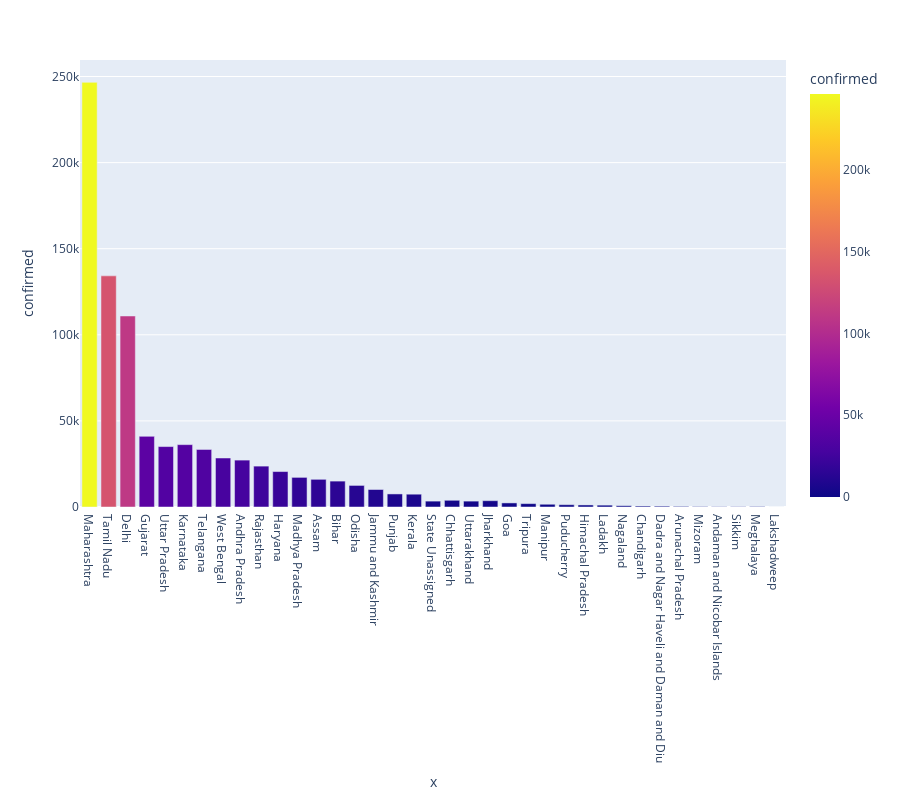

Notebook code for this chart:
### Markdown cell above
# Bargraph using Plotly

### Code cell
import plotly.express as px
figure=px.bar(df_india,x=df_india.index,height=800,width=900,y='confirmed',color='confirmed')
figure.show()

### Figure 1 — Plotly figure (JSON) as saved in the notebook; plotly's stock layout.template omitted (floating-point values rounded to 4 significant figures)
{"data": [{"alignmentgroup": "True", "hovertemplate": "x=%{x}<br>confirmed=%{marker.color}<extra></extra>", "legendgroup": "", "marker": {"color": [246600, 134226, 110921, 41027, 35092, 36216, 33402, 28453, 27235, 23748, 20582, 17201, 16072, 15039, 12526, 10156, 7587, 7439, 3416, 3897, 3417, 3663, 2368, 1962, 1593, 1336, 1182, 1077, 748, 549, 482, 341, 227, 156, 160, 262, 0], "coloraxis": "coloraxis"}, "name": "", "offsetgroup": "", "orientation": "v", "showlegend": false, "textposition": "auto", "type": "bar", "x": ["Maharashtra", "Tamil Nadu", "Delhi", "Gujarat", "Uttar Pradesh", "Karnataka", "Telangana", "West Bengal", "Andhra Pradesh", "Rajasthan", "Haryana", "Madhya Pradesh", "Assam", "Bihar", "Odisha", "Jammu and Kashmir", "Punjab", "Kerala", "State Unassigned", "Chhattisgarh", "Uttarakhand", "Jharkhand", "Goa", "Tripura", "Manipur", "Puducherry", "Himachal Pradesh", "Ladakh", "Nagaland", "Chandigarh", "Dadra and Nagar Haveli and Daman and Diu", "Arunachal Pradesh", "Mizoram", "Andaman and Nicobar Islands", "Sikkim", "Meghalaya", "Lakshadweep"], "xaxis": "x", "y": [246600, 134226, 110921, 41027, 35092, 36216, 33402, 28453, 27235, 23748, 20582, 17201, 16072, 15039, 12526, 10156, 7587, 7439, 3416, 3897, 3417, 3663, 2368, 1962, 1593, 1336, 1182, 1077, 748, 549, 482, 341, 227, 156, 160, 262, 0], "yaxis": "y"}], "layout": {"barmode": "relative", "coloraxis": {"colorbar": {"title": {"text": "confirmed"}}, "colorscale": [[0, "#0d0887"], [0.1111, "#46039f"], [0.2222, "#7201a8"], [0.3333, "#9c179e"], [0.4444, "#bd3786"], [0.5556, "#d8576b"], [0.6667, "#ed7953"], [0.7778, "#fb9f3a"], [0.8889, "#fdca26"], [1, "#f0f921"]]}, "height": 800, "legend": {"tracegroupgap": 0}, "margin": {"t": 60}, "width": 900, "xaxis": {"anchor": "y", "domain": [0, 1], "title": {"text": "x"}}, "yaxis": {"anchor": "x", "domain": [0, 1], "title": {"text": "confirmed"}}}}
